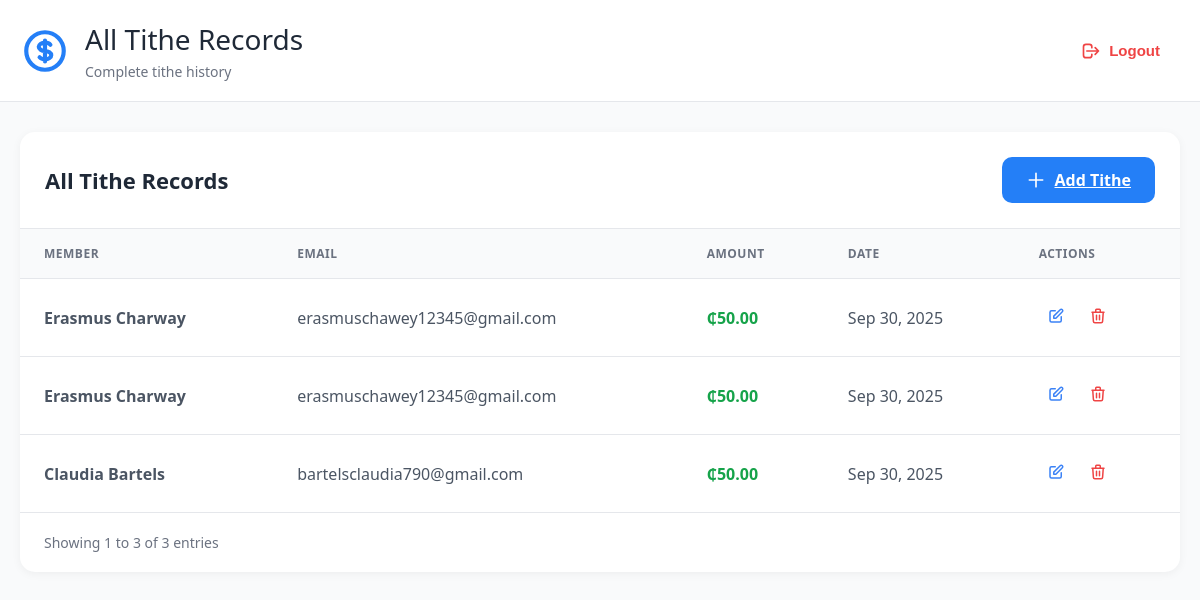
The page /tithe/tithe/list/ (signed in) on the database as committed earlier.
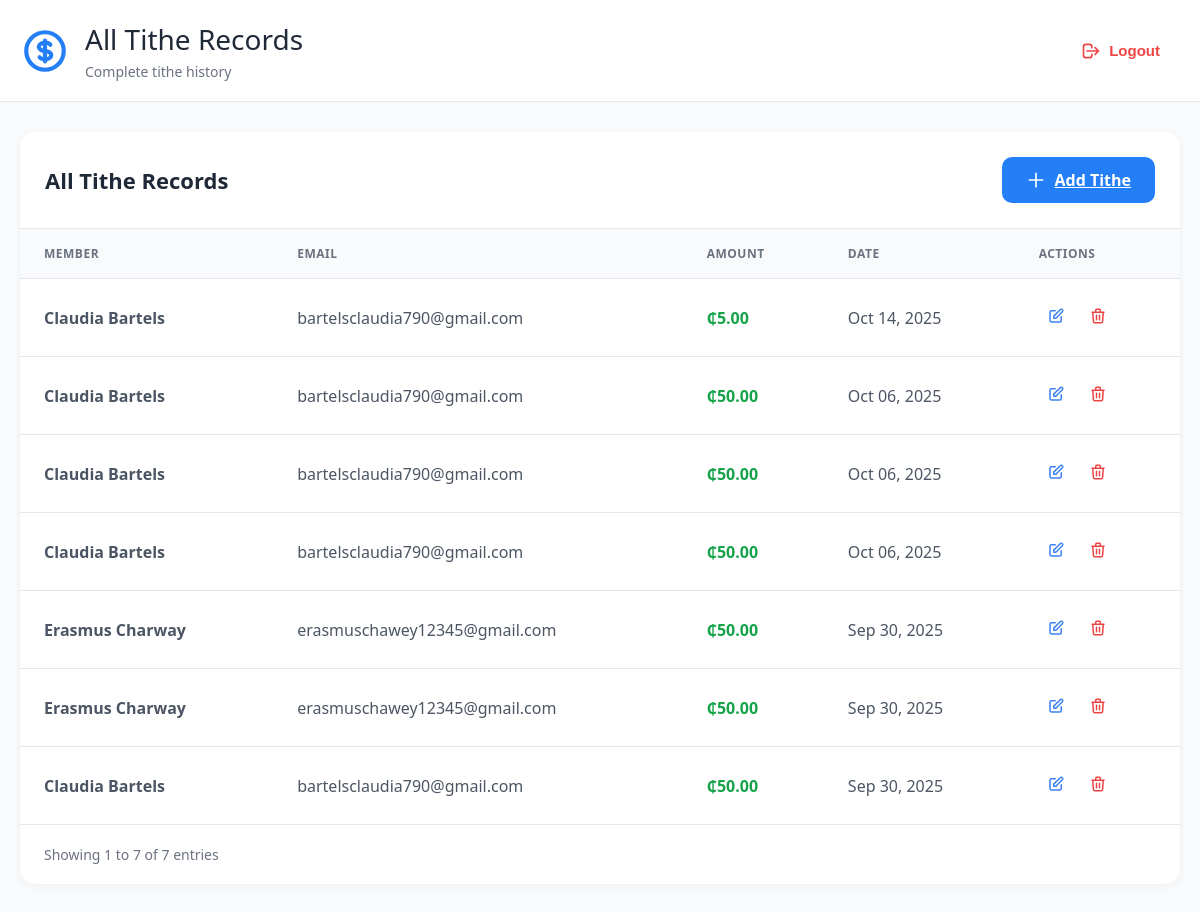
The same page on the database as committed later.
### tithe/models.py (models this page shows, shortened)
class Tithe(models.Model):
    user = models.ForeignKey(CustomUser,on_delete=models.CASCADE)
    amount = models.DecimalField(decimal_places=2, max_digits=10)
    date = models.DateField()

class CustomUser(AbstractUser):
    ROLE_CHOICES = (
        ("ADMIN","admin"),
        ("REGULAR_USER","regular_user")
    )
    email = models.EmailField()
    phone_number = models.CharField(max_length=50)
    role = models.CharField(max_length=20, choices=ROLE_CHOICES, default="REGULAR_USER")
    avatar = models.ImageField(upload_to="avatar/",null=True,blank=True)

### tithe/views.py (the view)
# urls.py: path('tithe/list/', views.list_tithe, name='list-tithe'),
def list_tithe(request):
    if not request.user.is_authenticated:
        messages.error(request, "You must be logged in to access this page")
        return redirect("tithe:login_user")
    if not request.user.role == "ADMIN":
        messages.error(request, "You don't have permission to add tithe records. Contact your administrator.")
        return redirect("tithe:user-dashboard")
    tithes = Tithe.objects.all().order_by("-date")
    paginator = Paginator(tithes,50)
    page_number = request.GET.get("page")
    page_obj = paginator.get_page(page_number)
    return render(request,"tithe/list-tithe.html",{"page_obj":page_obj})

### tithe/templates/tithe/list-tithe.html (shortened to what the changed rows need)
{% extends 'tithe/base.html' %}
{% block content %}
<div class="dashboard">
    <div class="main-content">
        <div class="table-section">
            <table>
                <thead>
                    <tr>
                        <th>Member</th>
                        <th>Email</th>
                        <th>Amount</th>
                        <th>Date</th>
                        <th>Actions</th>
                    </tr>
                </thead>
                <tbody>
                    {% for tithe in page_obj %}
                    <tr>
                        <td><strong>{{ tithe.user.get_full_name|default:tithe.user.username }}</strong></td>
                        <td>{{ tithe.user.email }}</td>
                        <td><span class="amount">₵{{ tithe.amount }}</span></td>
                        <td>{{ tithe.date|date:"M d, Y" }}</td>
                        <td>
                            <div class="action-buttons">
                                <button class="btn-icon edit" onclick="location.href='{% url 'tithe:edit_tithe' tithe.id %}'">
                                    <svg fill="none" stroke="currentColor" viewBox="0 0 24 24">
                                        <path stroke-linecap="round" stroke-linejoin="round" stroke-width="2" d="M11 5H6a2 2 0 00-2 2v11a2 2 0 002 2h11a2 2 0 002-2v-5m-1.414-9.414a2 2 0 112.828 2.828L11.828 15H9v-2.828l8.586-8.586z"/>
                                    </svg>
                                </button>
                                <form method="POST" action="{% url 'tithe:delete_tithe' tithe.id %}" style="display: inline;" onsubmit="return confirm('Are you sure you want to delete this tithe record?');">
                                    <button type="submit" class="btn-icon delete">
                                        <svg fill="none" stroke="currentColor" viewBox="0 0 24 24">
                                            <path stroke-linecap="round" stroke-linejoin="round" stroke-width="2" d="M19 7l-.867 12.142A2 2 0 0116.138 21H7.862a2 2 0 01-1.995-1.858L5 7m5 4v6m4-6v6m1-10V4a1 1 0 00-1-1h-4a1 1 0 00-1 1v3M4 7h16"/>
                                        </svg>
                                    </button>
                                </form>
                            </div>
                        </td>
                    </tr>
                    {% empty %}
                    <tr>
                        <td colspan="5" style="text-align: center; padding: 40px; color: #9ca3af;">No tithe records found</td>
                    </tr>
                    {% endfor %}
                </tbody>
            </table>
            <div class="pagination">
                <div class="pagination-info">
                    Showing {{ page_obj.start_index }} to {{ page_obj.end_index }} of {{ page_obj.paginator.count }} entries
                </div>
            </div>
        </div>
    </div>
</div>
{% endblock %}

Rows that differ between the two databases and show on the page:
added Tithe: user.get_full_name "Claudia Bartels", user.email "bartelsclaudia790@gmail.com", amount "5.00", date "Oct 14, 2025"
added Tithe: user.get_full_name "Claudia Bartels", user.email "bartelsclaudia790@gmail.com", amount "50.00", date "Oct 06, 2025"
added Tithe: user.get_full_name "Claudia Bartels", user.email "bartelsclaudia790@gmail.com", amount "50.00", date "Oct 06, 2025"
added Tithe: user.get_full_name "Claudia Bartels", user.email "bartelsclaudia790@gmail.com", amount "50.00", date "Oct 06, 2025"
Other text that changed with them:
{{ page_obj.end_index }}: "3" → "7"
{{ page_obj.paginator.count }}: "3" → "7"
